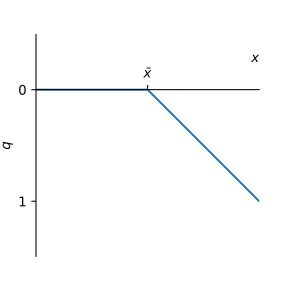

This chart was generated by the following Python code:
import matplotlib.pyplot as plt

plt.figure(figsize=(3,3))
plt.plot([-1,0,1],[0,0,1])
plt.xlabel('$x$',loc='right')
plt.ylabel('$q$')
ax = plt.gca()
ax.spines['right'].set_color('none')
ax.spines['bottom'].set_color('none')
ax.spines['top'].set_position('zero')
ax.xaxis.set_label_position('top')
ax.xaxis.set_ticks_position('top')
ax.axis('equal')
plt.xlim(-1,1)
plt.ylim(0,1)
# set label of xtick to \bar x
plt.xticks([0],['$\\bar x$'],)
plt.yticks([0,1])
# flip y axis
ax.invert_yaxis()
box = ax.get_position()
#plt.show()
plt.savefig('book/figures/unitramp.svg')